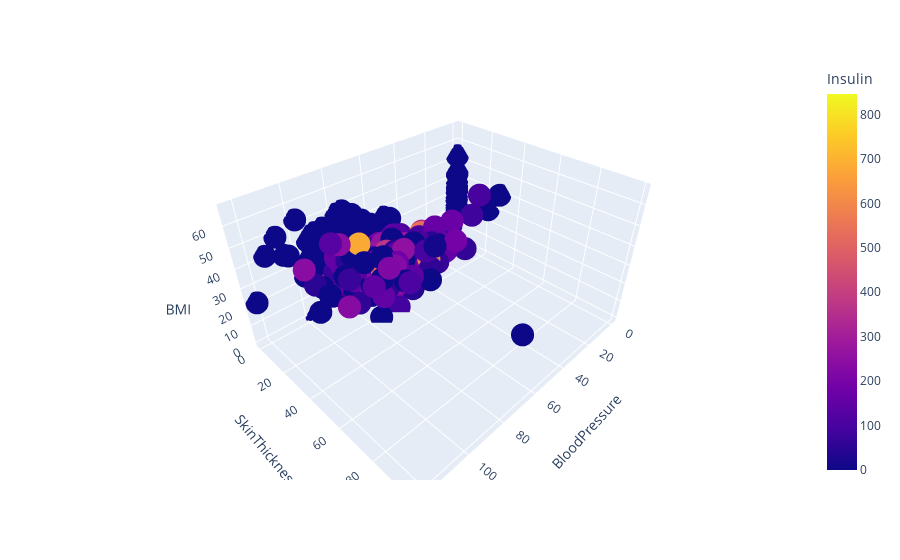

This figure's notebook cell:
### Code cell
px.scatter_3d(df,x='BloodPressure',y='SkinThickness',z='BMI',color='Insulin')

### Figure 1 — Plotly figure (JSON) as saved in the notebook; plotly's stock layout.template omitted (floating-point values rounded to 4 significant figures; data arrays with more than 128 entries replaced by an {"elided": "..."} marker saying what was removed)
{"data": [{"hovertemplate": "BloodPressure=%{x}<br>SkinThickness=%{y}<br>BMI=%{z}<br>Insulin=%{marker.color}<extra></extra>", "legendgroup": "", "marker": {"color": {"elided": "768 int values"}, "coloraxis": "coloraxis", "symbol": "circle"}, "mode": "markers", "name": "", "scene": "scene", "showlegend": false, "type": "scatter3d", "x": {"elided": "768 int values"}, "y": {"elided": "768 int values"}, "z": {"elided": "768 float values"}}], "layout": {"coloraxis": {"colorbar": {"title": {"text": "Insulin"}}, "colorscale": [[0, "#0d0887"], [0.1111, "#46039f"], [0.2222, "#7201a8"], [0.3333, "#9c179e"], [0.4444, "#bd3786"], [0.5556, "#d8576b"], [0.6667, "#ed7953"], [0.7778, "#fb9f3a"], [0.8889, "#fdca26"], [1, "#f0f921"]]}, "legend": {"tracegroupgap": 0}, "margin": {"t": 60}, "scene": {"domain": {"x": [0, 1], "y": [0, 1]}, "xaxis": {"title": {"text": "BloodPressure"}}, "yaxis": {"title": {"text": "SkinThickness"}}, "zaxis": {"title": {"text": "BMI"}}}}}
